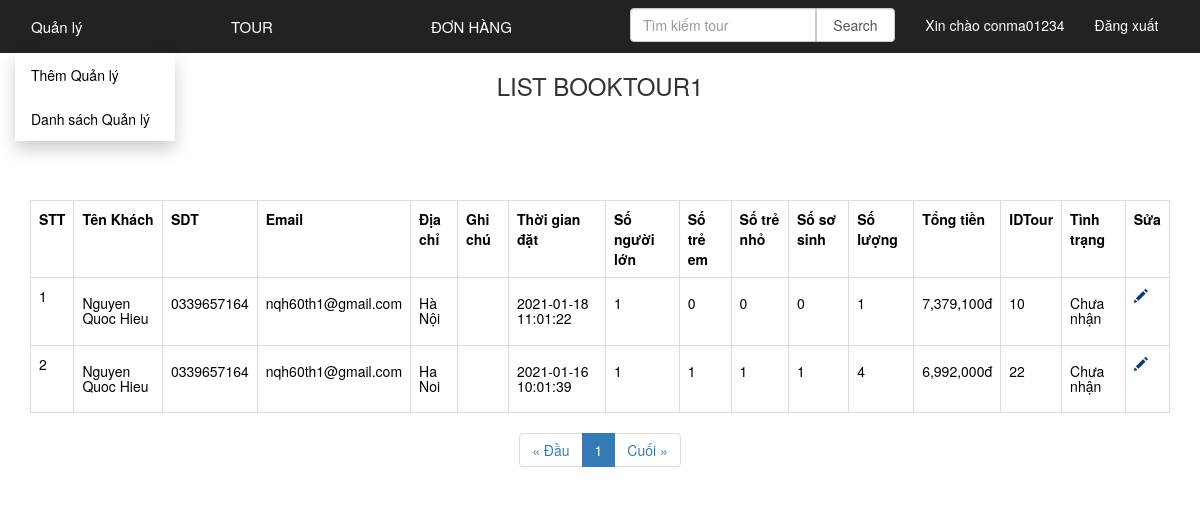
/admin/index.php?Page_layout=list_booktour1 (signed in), run on the app's committed database.
### tables this page shows
CREATE TABLE `booktour` (
  `IDBookTour` int(11) NOT NULL,
  `Name` varchar(500) NOT NULL,
  `Email` varchar(100) NOT NULL,
  `Phone` varchar(20) NOT NULL,
  `Addr` varchar(500) NOT NULL,
  `Note` varchar(1000) NOT NULL,
  `ThoiGianDat` datetime NOT NULL,
  `NguoiLon` int(11) NOT NULL,
  `TreEm` int(11) NOT NULL,
  `TreNho` int(11) NOT NULL,
  `SoSinh` int(11) NOT NULL,
  `TongTien` int(11) NOT NULL,
  `IDTour` int(11) NOT NULL,
  `TinhTrang` varchar(100) NOT NULL
);

### lib/lib_db.php (called while the page is built, shortened)
<?php
global $link;
function select_list($sql){
	return exec_select($sql);
}
function exec_select($sql){
	global $link;
	$ret = isset($ret) ? $ret : array();
	$res = $link->query($sql);
	$err = mysqli_error($link);
	if ($res ){
		while( $row = $res->fetch_array(MYSQLI_ASSOC) )
		{
			$ret[]= $row ;
		}
	}
	return $ret;
}

### admin/view/booktour1.php (the view, shortened to what this page needs)
<?php
    include "header.php";
    $item_per_page=isset($_REQUEST['per_page'])?$_REQUEST['per_page']:10;
   $current_page=isset($_REQUEST['page'])?$_REQUEST['page']:1;
   $offset=($current_page-1)*$item_per_page;
   $sql = "SELECT * from booktour where tinhtrang=N'Chưa nhận' order by IDBookTour desc limit ".$item_per_page." OFFSET ".$offset;
   $dataBookTour=select_list($sql);
?>
 <h3>list booktour1 </h3>
<div class="content">
<table style="width:100%" class="table table-bordered">
<tr>
    <th>STT</th>
    <th>Tên Khách</th>
    <th>SDT</th>
    <th>Email</th>
    <th>Địa chỉ</th>
    <th>Ghi chú</th>
    <th>Thời gian đặt</th>
    <th>Số người lớn</th>
    <th>Số  trẻ em</th>
    <th>Số  trẻ nhỏ</th>
    <th>Số sơ sinh</th>
    <th>Số lượng</th>
    <th>Tổng tiền</th>
    <th>IDTour</th>
    <th>Tình trạng</th>
    <th>Sửa</th>
</tr>
<tr>
<?php
    $stt=0;
   foreach ($dataBookTour as $row) {
        $stt++;
        echo "<tr>";
        echo "<td>$stt</td>";
    ?>
    <td>
        <?php
        echo'<h5>'.$row['Name'].'</h5>';
        ?>
    </td>
    <td>
        <?php
        echo'<h5>'.$row['Phone'].'</h5>';
        ?>
    </td>
    <td>
        <?php
        echo'<h5>'.$row['Email'].'</h5>';
        ?>
    </td>
    <td>
        <?php
        echo'<h5>'.$row['Addr'].'</h5>';
        ?>
    </td>
    <td>
    </td>
    <td>
        <?php
        echo'<h5>'.$row['ThoiGianDat'].'</h5>';
        ?>
    </td>
    <td>
        <?php
        echo'<h5>'.$row['NguoiLon'].'</h5>';
        ?>
    </td>
    <td>
        <?php
        echo'<h5>'.$row['TreEm'].'</h5>';
        ?>
    </td>
    <td>
        <?php
        echo'<h5>'.$row['TreNho'].'</h5>';
        ?>
    </td>
    <td>
        <?php
        echo'<h5>'.$row['SoSinh'].'</h5>';
        ?>
    </td>
    <td>
        <?php
        $soLuong=$row['NguoiLon']+$row['TreEm']+$row['TreNho']+$row['SoSinh'];
        echo'<h5>'.$soLuong.'</h5>';
        ?>
    </td>
    <td>
        <?php
        echo'<h5>'.number_format($row['TongTien']).'đ</h5>';
        ?>
    </td>
    <td>
        <?php
        echo'<h5>'.$row['IDTour'].'</h5>';
        ?>
    </td>
    <td>
        <?php
        echo'<h5>'.$row['TinhTrang'].'</h5>';
        ?>
    </td>
    <?php
    echo"
    <td>
        <a href='?Page_layout=update_booktour&IDBookTour=".$row['IDBookTour']."'><span class = 'glyphicon glyphicon-pencil'></ span></a>
    </td>";
    }
    ?>
</tr>
</table>
</div>
 <?php include "../inc/pagination.php"; ?>

### public/css/ql.css (style rules this page uses)
a { color:white; }
.content { background-color: white; color: black; margin-right:30px; }
table, th, td { margin-top:100px; margin-left:15px; border: 2px solid black; border-collapse: collapse; }
th, td { padding: 15px; }
.glyphicon-pencil { color:rgb(6, 60, 121); }
h3 { text-align: center; text-transform: uppercase; }

### data on the page
booktour: Name "Nguyen Quoc Hieu", Phone "0339657164", Email "nqh60th1@gmail.com", Addr "Hà Nội", ThoiGianDat "2021-01-18 11:01:22", NguoiLon "1", TreEm "0", TreNho "0", SoSinh "0", TongTien "7,379,100", IDTour "10", TinhTrang "Chưa nhận"
booktour: Name "Nguyen Quoc Hieu", Phone "0339657164", Email "nqh60th1@gmail.com", Addr "Ha Noi", ThoiGianDat "2021-01-16 10:01:39", NguoiLon "1", TreEm "1", TreNho "1", SoSinh "1", soLuong "4", TongTien "6,992,000", IDTour "22", TinhTrang "Chưa nhận"

### other printed values
$_SESSION["adminUser"] "conma01234"
